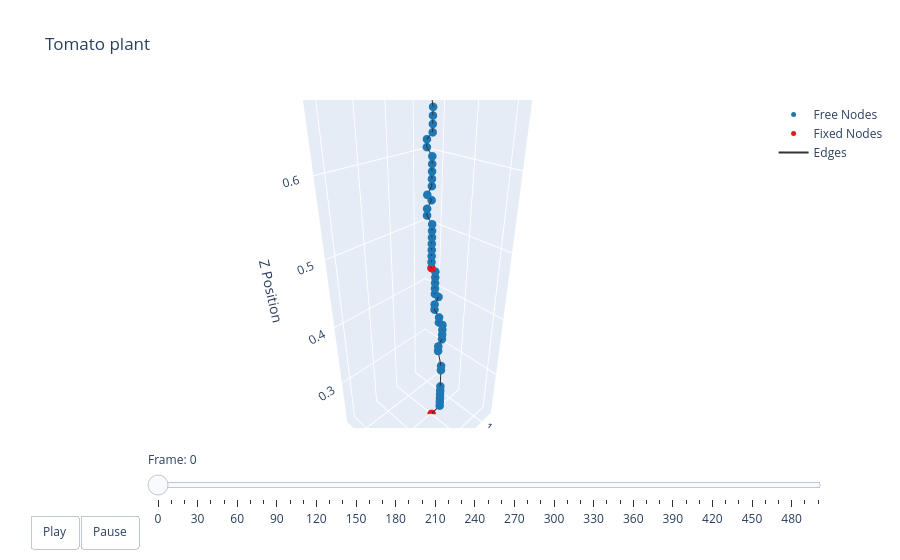

Notebook source saved alongside this figure:
### Markdown cell above
### Plotting

### Code cell
t = np.arange(robot.sim_params.total_time, step=robot.sim_params.dt)
options = dismech.AnimationOptions(title='Tomato plant', plot_step=10)

fig = dismech.get_interactive_animation_plotly(robot, t, qs , options)
fig.show()

### Figure 1 — Plotly figure (JSON) as saved in the notebook; plotly's stock layout.template omitted (floating-point values rounded to 4 significant figures; data arrays with more than 128 entries replaced by an {"elided": "..."} marker saying what was removed)
{"data": [{"marker": {"color": "#1f78b4", "size": 5}, "mode": "markers", "name": "Free Nodes", "type": "scatter3d", "x": [1.1, 1.1, 1.1, 1.1, 1.1, 1.1, 1.1, 1.1, 1.108, 1.108, 1.1, 1.1, 1.1, 1.1, 1.108, 1.108, 1.108, 1.108, 1.1, 1.108, 1.108, 1.108, 1.108, 1.108, 1.116, 1.116, 1.116, 1.116, 1.116, 1.116, 1.116, 1.116, 1.116, 1.108, 1.116, 1.108, 1.108, 1.108, 1.108, 1.108, 1.108, 1.108, 1.108, 1.108, 1.108, 1.108, 1.116, 1.044, 1.124, 1.044, 1.132, 1.092, 1.052, 1.132, 1.06, 1.084, 1.156, 1.14, 1.14, 1.14, 1.044, 1.052, 1.06, 1.148, 1.036, 1.068, 1.148, 1.14, 1.148, 1.14, 1.188, 1.188, 1.084, 1.092, 1.156, 1.132, 1.172, 1.18, 1.188, 1.18, 1.172, 1.172, 1.204, 1.156, 1.164, 1.164, 1.156, 1.156], "y": [0.01727, 0.01727, 0.01727, 0.01727, 0.01727, 0.01727, 0.01728, 0.01728, 0.01728, 0.01728, 0.01728, 0.01728, 0.01728, 0.01728, 0.01728, 0.01728, 0.009277, 0.009277, 0.009277, 0.009276, 0.009276, 0.009276, 0.009275, 0.009275, 0.009273, 0.009272, 0.009271, 0.00927, 0.009269, 0.009268, 0.009267, 0.001267, 0.001266, 0.001264, 0.001262, 0.001261, 0.00126, 0.001259, 0.001258, 0.001257, -0.006742, -0.006742, 0.001256, 0.001255, 0.001255, 0.001255, 0.001254, 0.01725, 0.009254, 0.01725, -0.01474, 0.009251, 0.01725, 0.01725, 0.01725, 0.01725, 0.01725, 0.02525, 0.03325, -0.03074, 0.02524, 0.02524, 0.03325, -0.03874, 0.03324, 0.04125, -0.07074, -0.05474, -0.04674, -0.03074, -0.006742, 0.001258, 0.05725, 0.06525, -0.07874, -0.05474, -0.05474, -0.04674, -0.03874, -0.01474, -0.006742, 0.001258, -0.04674, -0.01474, -0.006742, 0.01726, 0.02526, 0.03326], "z": [0.2497, 0.2577, 0.2657, 0.2737, 0.2817, 0.2897, 0.3217, 0.3297, 0.3616, 0.3696, 0.3777, 0.3857, 0.3937, 0.4017, 0.4097, 0.4177, 0.4257, 0.4337, 0.4417, 0.4497, 0.4577, 0.4657, 0.4737, 0.4817, 0.4977, 0.5057, 0.5137, 0.5216, 0.5296, 0.5376, 0.5456, 0.5536, 0.5616, 0.5696, 0.5776, 0.5856, 0.5936, 0.6016, 0.6096, 0.6176, 0.6256, 0.6336, 0.6416, 0.6496, 0.6576, 0.6656, 0.6976, 0.6976, 0.7056, 0.7056, 0.7136, 0.7136, 0.7136, 0.7136, 0.7216, 0.7216, 0.7216, 0.7216, 0.7216, 0.7296, 0.7296, 0.7296, 0.7296, 0.7376, 0.7376, 0.7376, 0.7456, 0.7456, 0.7456, 0.7456, 0.7456, 0.7456, 0.7456, 0.7456, 0.7536, 0.7536, 0.7536, 0.7536, 0.7536, 0.7536, 0.7536, 0.7536, 0.7616, 0.7616, 0.7616, 0.7616, 0.7616, 0.7616]}, {"marker": {"color": "#e31a1c", "size": 5}, "mode": "markers", "name": "Fixed Nodes", "type": "scatter3d", "x": [1.099, 1.116], "y": [0.001274, 0.009274], "z": [0.2177, 0.4897]}, {"line": {"color": "#333333", "width": 2}, "mode": "lines", "name": "Edges", "type": "scatter3d", "x": {"elided": "267 float values"}, "y": {"elided": "267 float values"}, "z": {"elided": "267 float values"}}, {"color": "rgba(166, 206, 227, 0.7)", "i": [], "j": [], "k": [], "name": "Faces", "opacity": 0.7, "showscale": false, "type": "mesh3d", "x": [1.099, 1.1, 1.1, 1.1, 1.1, 1.1, 1.1, 1.1, 1.1, 1.108, 1.108, 1.1, 1.1, 1.1, 1.1, 1.108, 1.108, 1.108, 1.108, 1.1, 1.108, 1.108, 1.108, 1.108, 1.108, 1.116, 1.116, 1.116, 1.116, 1.116, 1.116, 1.116, 1.116, 1.116, 1.116, 1.108, 1.116, 1.108, 1.108, 1.108, 1.108, 1.108, 1.108, 1.108, 1.108, 1.108, 1.108, 1.108, 1.116, 1.044, 1.124, 1.044, 1.132, 1.092, 1.052, 1.132, 1.06, 1.084, 1.156, 1.14, 1.14, 1.14, 1.044, 1.052, 1.06, 1.148, 1.036, 1.068, 1.148, 1.14, 1.148, 1.14, 1.188, 1.188, 1.084, 1.092, 1.156, 1.132, 1.172, 1.18, 1.188, 1.18, 1.172, 1.172, 1.204, 1.156, 1.164, 1.164, 1.156, 1.156], "y": [0.001274, 0.01727, 0.01727, 0.01727, 0.01727, 0.01727, 0.01727, 0.01728, 0.01728, 0.01728, 0.01728, 0.01728, 0.01728, 0.01728, 0.01728, 0.01728, 0.01728, 0.009277, 0.009277, 0.009277, 0.009276, 0.009276, 0.009276, 0.009275, 0.009275, 0.009274, 0.009273, 0.009272, 0.009271, 0.00927, 0.009269, 0.009268, 0.009267, 0.001267, 0.001266, 0.001264, 0.001262, 0.001261, 0.00126, 0.001259, 0.001258, 0.001257, -0.006742, -0.006742, 0.001256, 0.001255, 0.001255, 0.001255, 0.001254, 0.01725, 0.009254, 0.01725, -0.01474, 0.009251, 0.01725, 0.01725, 0.01725, 0.01725, 0.01725, 0.02525, 0.03325, -0.03074, 0.02524, 0.02524, 0.03325, -0.03874, 0.03324, 0.04125, -0.07074, -0.05474, -0.04674, -0.03074, -0.006742, 0.001258, 0.05725, 0.06525, -0.07874, -0.05474, -0.05474, -0.04674, -0.03874, -0.01474, -0.006742, 0.001258, -0.04674, -0.01474, -0.006742, 0.01726, 0.02526, 0.03326], "z": [0.2177, 0.2497, 0.2577, 0.2657, 0.2737, 0.2817, 0.2897, 0.3217, 0.3297, 0.3616, 0.3696, 0.3777, 0.3857, 0.3937, 0.4017, 0.4097, 0.4177, 0.4257, 0.4337, 0.4417, 0.4497, 0.4577, 0.4657, 0.4737, 0.4817, 0.4897, 0.4977, 0.5057, 0.5137, 0.5216, 0.5296, 0.5376, 0.5456, 0.5536, 0.5616, 0.5696, 0.5776, 0.5856, 0.5936, 0.6016, 0.6096, 0.6176, 0.6256, 0.6336, 0.6416, 0.6496, 0.6576, 0.6656, 0.6976, 0.6976, 0.7056, 0.7056, 0.7136, 0.7136, 0.7136, 0.7136, 0.7216, 0.7216, 0.7216, 0.7216, 0.7216, 0.7296, 0.7296, 0.7296, 0.7296, 0.7376, 0.7376, 0.7376, 0.7456, 0.7456, 0.7456, 0.7456, 0.7456, 0.7456, 0.7456, 0.7456, 0.7536, 0.7536, 0.7536, 0.7536, 0.7536, 0.7536, 0.7536, 0.7536, 0.7616, 0.7616, 0.7616, 0.7616, 0.7616, 0.7616]}], "layout": {"scene": {"camera": {"eye": {"x": 1.225, "y": 1.225, "z": 1.0}}, "xaxis": {"range": [1.023, 1.216], "title": {"text": "X Position"}}, "yaxis": {"range": [-0.07885, 0.06543], "title": {"text": "Y Position"}}, "zaxis": {"range": [0.2177, 0.7617], "title": {"text": "Z Position"}}}, "sliders": [{"currentvalue": {"prefix": "Frame: "}, "steps": [{"args": [["0"], {"frame": {"duration": 50, "redraw": true}, "mode": "immediate"}], "label": "0", "method": "animate"}, {"args": [["1"], {"frame": {"duration": 50, "redraw": true}, "mode": "immediate"}], "label": "10", "method": "animate"}, {"args": [["2"], {"frame": {"duration": 50, "redraw": true}, "mode": "immediate"}], "label": "20", "method": "animate"}, {"args": [["3"], {"frame": {"duration": 50, "redraw": true}, "mode": "immediate"}], "label": "30", "method": "animate"}, {"args": [["4"], {"frame": {"duration": 50, "redraw": true}, "mode": "immediate"}], "label": "40", "method": "animate"}, {"args": [["5"], {"frame": {"duration": 50, "redraw": true}, "mode": "immediate"}], "label": "50", "method": "animate"}, {"args": [["6"], {"frame": {"duration": 50, "redraw": true}, "mode": "immediate"}], "label": "60", "method": "animate"}, {"args": [["7"], {"frame": {"duration": 50, "redraw": true}, "mode": "immediate"}], "label": "70", "method": "animate"}, {"args": [["8"], {"frame": {"duration": 50, "redraw": true}, "mode": "immediate"}], "label": "80", "method": "animate"}, {"args": [["9"], {"frame": {"duration": 50, "redraw": true}, "mode": "immediate"}], "label": "90", "method": "animate"}, {"args": [["10"], {"frame": {"duration": 50, "redraw": true}, "mode": "immediate"}], "label": "100", "method": "animate"}, {"args": [["11"], {"frame": {"duration": 50, "redraw": true}, "mode": "immediate"}], "label": "110", "method": "animate"}, {"args": [["12"], {"frame": {"duration": 50, "redraw": true}, "mode": "immediate"}], "label": "120", "method": "animate"}, {"args": [["13"], {"frame": {"duration": 50, "redraw": true}, "mode": "immediate"}], "label": "130", "method": "animate"}, {"args": [["14"], {"frame": {"duration": 50, "redraw": true}, "mode": "immediate"}], "label": "140", "method": "animate"}, {"args": [["15"], {"frame": {"duration": 50, "redraw": true}, "mode": "immediate"}], "label": "150", "method": "animate"}, {"args": [["16"], {"frame": {"duration": 50, "redraw": true}, "mode": "immediate"}], "label": "160", "method": "animate"}, {"args": [["17"], {"frame": {"duration": 50, "redraw": true}, "mode": "immediate"}], "label": "170", "method": "animate"}, {"args": [["18"], {"frame": {"duration": 50, "redraw": true}, "mode": "immediate"}], "label": "180", "method": "animate"}, {"args": [["19"], {"frame": {"duration": 50, "redraw": true}, "mode": "immediate"}], "label": "190", "method": "animate"}, {"args": [["20"], {"frame": {"duration": 50, "redraw": true}, "mode": "immediate"}], "label": "200", "method": "animate"}, {"args": [["21"], {"frame": {"duration": 50, "redraw": true}, "mode": "immediate"}], "label": "210", "method": "animate"}, {"args": [["22"], {"frame": {"duration": 50, "redraw": true}, "mode": "immediate"}], "label": "220", "method": "animate"}, {"args": [["23"], {"frame": {"duration": 50, "redraw": true}, "mode": "immediate"}], "label": "230", "method": "animate"}, {"args": [["24"], {"frame": {"duration": 50, "redraw": true}, "mode": "immediate"}], "label": "240", "method": "animate"}, {"args": [["25"], {"frame": {"duration": 50, "redraw": true}, "mode": "immediate"}], "label": "250", "method": "animate"}, {"args": [["26"], {"frame": {"duration": 50, "redraw": true}, "mode": "immediate"}], "label": "260", "method": "animate"}, {"args": [["27"], {"frame": {"duration": 50, "redraw": true}, "mode": "immediate"}], "label": "270", "method": "animate"}, {"args": [["28"], {"frame": {"duration": 50, "redraw": true}, "mode": "immediate"}], "label": "280", "method": "animate"}, {"args": [["29"], {"frame": {"duration": 50, "redraw": true}, "mode": "immediate"}], "label": "290", "method": "animate"}, {"args": [["30"], {"frame": {"duration": 50, "redraw": true}, "mode": "immediate"}], "label": "300", "method": "animate"}, {"args": [["31"], {"frame": {"duration": 50, "redraw": true}, "mode": "immediate"}], "label": "310", "method": "animate"}, {"args": [["32"], {"frame": {"duration": 50, "redraw": true}, "mode": "immediate"}], "label": "320", "method": "animate"}, {"args": [["33"], {"frame": {"duration": 50, "redraw": true}, "mode": "immediate"}], "label": "330", "method": "animate"}, {"args": [["34"], {"frame": {"duration": 50, "redraw": true}, "mode": "immediate"}], "label": "340", "method": "animate"}, {"args": [["35"], {"frame": {"duration": 50, "redraw": true}, "mode": "immediate"}], "label": "350", "method": "animate"}, {"args": [["36"], {"frame": {"duration": 50, "redraw": true}, "mode": "immediate"}], "label": "360", "method": "animate"}, {"args": [["37"], {"frame": {"duration": 50, "redraw": true}, "mode": "immediate"}], "label": "370", "method": "animate"}, {"args": [["38"], {"frame": {"duration": 50, "redraw": true}, "mode": "immediate"}], "label": "380", "method": "animate"}, {"args": [["39"], {"frame": {"duration": 50, "redraw": true}, "mode": "immediate"}], "label": "390", "method": "animate"}, {"args": [["40"], {"frame": {"duration": 50, "redraw": true}, "mode": "immediate"}], "label": "400", "method": "animate"}, {"args": [["41"], {"frame": {"duration": 50, "redraw": true}, "mode": "immediate"}], "label": "410", "method": "animate"}, {"args": [["42"], {"frame": {"duration": 50, "redraw": true}, "mode": "immediate"}], "label": "420", "method": "animate"}, {"args": [["43"], {"frame": {"duration": 50, "redraw": true}, "mode": "immediate"}], "label": "430", "method": "animate"}, {"args": [["44"], {"frame": {"duration": 50, "redraw": true}, "mode": "immediate"}], "label": "440", "method": "animate"}, {"args": [["45"], {"frame": {"duration": 50, "redraw": true}, "mode": "immediate"}], "label": "450", "method": "animate"}, {"args": [["46"], {"frame": {"duration": 50, "redraw": true}, "mode": "immediate"}], "label": "460", "method": "animate"}, {"args": [["47"], {"frame": {"duration": 50, "redraw": true}, "mode": "immediate"}], "label": "470", "method": "animate"}, {"args": [["48"], {"frame": {"duration": 50, "redraw": true}, "mode": "immediate"}], "label": "480", "method": "animate"}, {"args": [["49"], {"frame": {"duration": 50, "redraw": true}, "mode": "immediate"}], "label": "490", "method": "animate"}, {"args": [["50"], {"frame": {"duration": 50, "redraw": true}, "mode": "immediate"}], "label": "499", "method": "animate"}], "transition": {"duration": 0}, "x": 0.1, "y": 0}], "title": {"text": "Tomato plant"}, "updatemenus": [{"buttons": [{"args": [null, {"frame": {"duration": 50, "redraw": true}, "fromcurrent": true}], "label": "Play", "method": "animate"}, {"args": [[null], {"frame": {"duration": 0, "redraw": true}, "mode": "immediate"}], "label": "Pause", "method": "animate"}], "direction": "left", "pad": {"r": 10, "t": 87}, "showactive": false, "type": "buttons", "x": 0.1, "xanchor": "right", "y": 0, "yanchor": "top"}]}}
